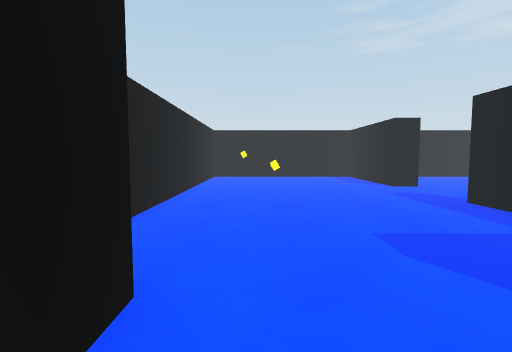
[1] (above)

16 first-person views from a walk through a Unity game level. The camera is 1.2 m above the floor, tilts 4° down and sees 85° across. The floor is counted in squares, 1 m on a side. Each view is taken from the middle of a square. On the plan, view 1 faces up. The plan holds only what a view shows up to about 13 squares ahead; the rest is blank. The place goes on beyond the plan. The player character is not drawn. Some animated figures are not drawn. Door leaves are left out, so doorways stand open.

[2]
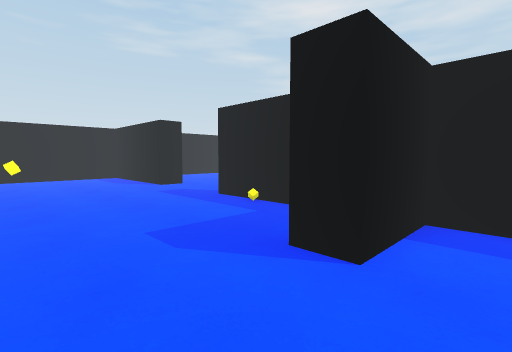

[3]
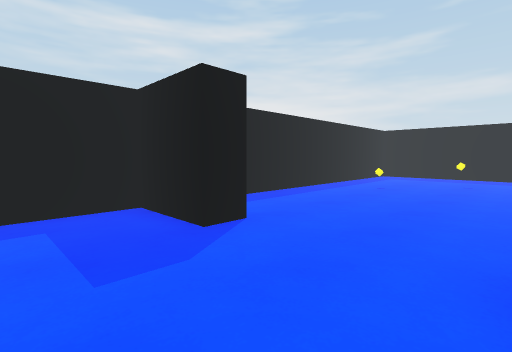

[4]
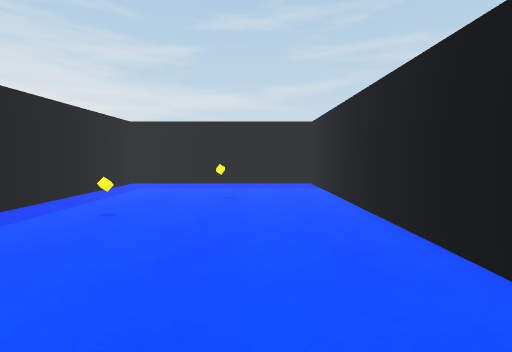

[5]
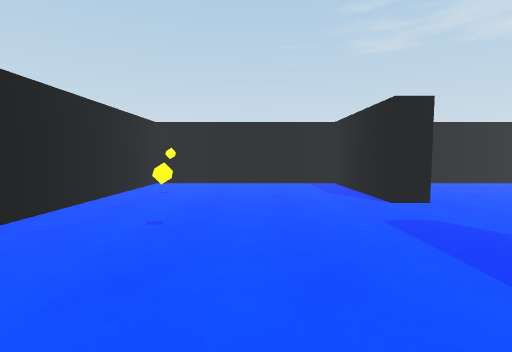

[6]
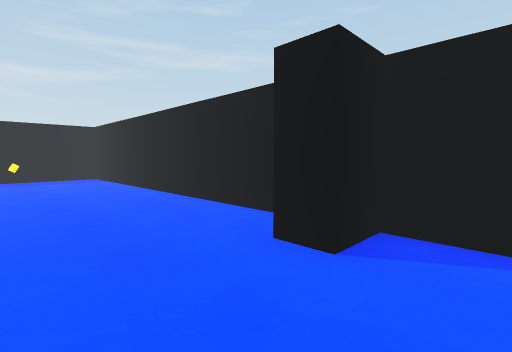

[7]
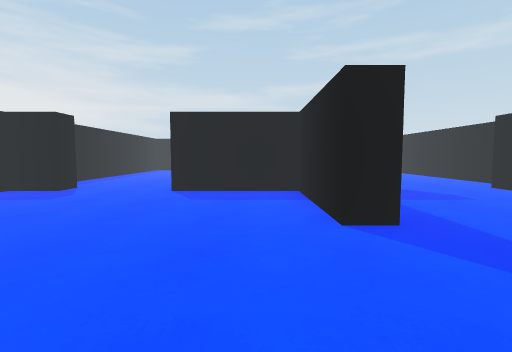

[8]
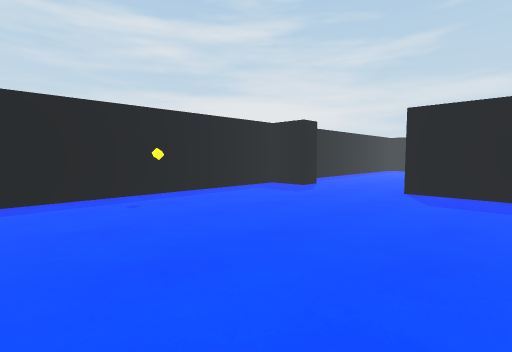

[9]
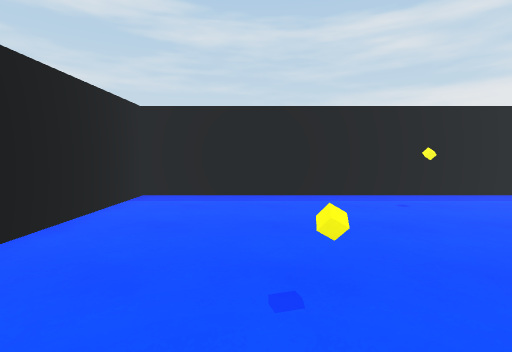

[10]
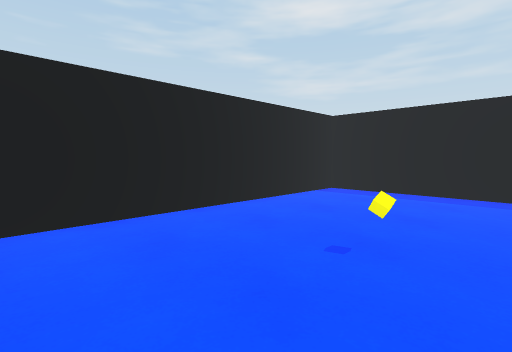

[11]
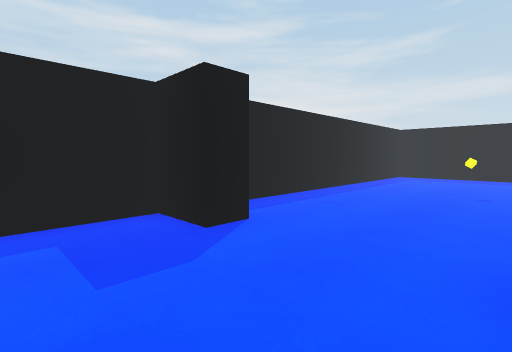

[12]
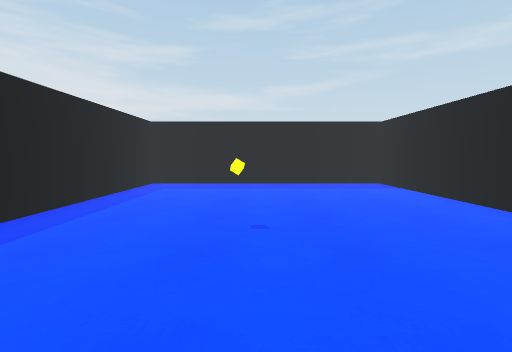

[13]
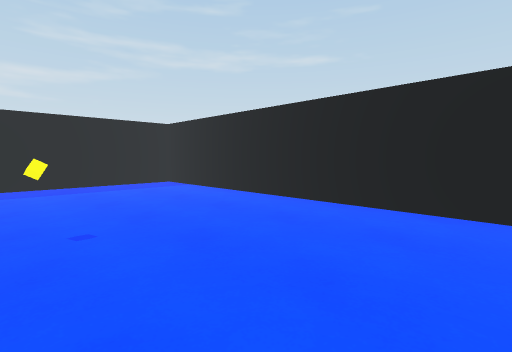

[14]
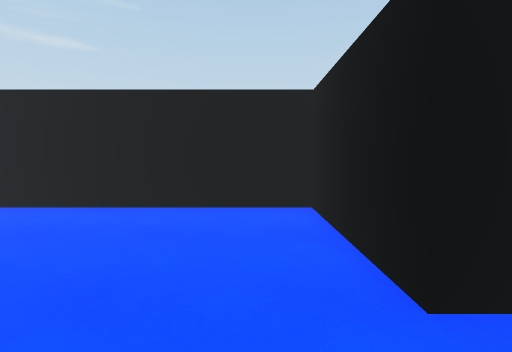

[15]
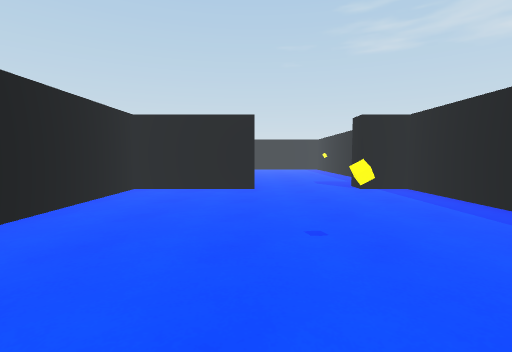

[16]
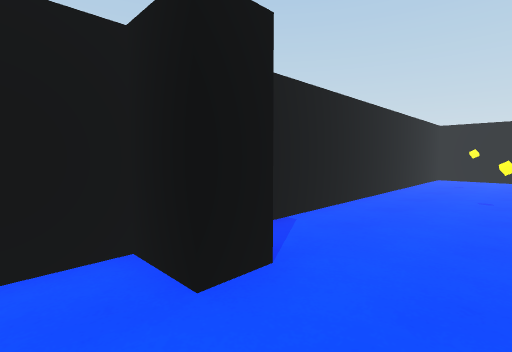

### Floor plan
Ten units are one square. View 1 is at (0, 0); x grows to the right and y downward. Boxes are objects, and circles mark ways between rooms. Rooms are numbered by the first view taken in them; rooms with no view inside come last. Other rooms are left out.
<svg viewBox="-30 -170 201 299">
<path fill="none" stroke="#000" d="M-10 -23 -10 -13 -25 -13 -25 124 55 124 55 -13 29 -13 29 -23M55 -112 55 -165 -25 -165 -25 -23 -10 -23M29 -23 55 -23 55 -72M65 -72 65 -23 110 -23M149 -23 166 -23 166 -165 71 -165M109 -20 109 -13 65 -13 65 124 166 124 166 -13 149 -13 149 -23"/>
<rect x="5" y="85" width="10" height="10" fill="#bbb"><title>other object</title></rect>
<rect x="25" y="55" width="10" height="10" fill="#bbb"><title>other object</title></rect>
<rect x="5" y="-85" width="10" height="10" fill="#bbb"><title>yellow cube</title></rect>
<rect x="45" y="-55" width="10" height="10" fill="#bbb"><title>other object</title></rect>
<rect x="95" y="-125" width="10" height="10" fill="#bbb"><title>yellow cube</title></rect>
<rect x="115" y="45" width="10" height="10" fill="#bbb"><title>yellow cube</title></rect>
<circle cx="10" cy="-20" r="3" fill="#2a7"/>
<circle cx="60" cy="-95" r="3" fill="#2a7"/>
<circle cx="130" cy="-20" r="3" fill="#2a7"/>
<text x="10" y="60">1</text>
<text x="10" y="-100">2</text>
<text x="110" y="-100">3</text>
<text x="120" y="60">4</text>
</svg>
Room 1 opens to room 2. Room 2 opens to room 3. Room 3 opens to room 4.

Where each view was taken, in squares from view 1:
view 1: 0 up, 0 right, facing up
view 2: 0 up, 0 right, facing up-right
view 3: 5 up, 1 left, facing down-right
view 4: 0 up, 0 right, facing down
view 5: 4 up, 2 right, facing up
view 6: 4 up, 2 right, facing down-left
view 7: 12 up, 8 right, facing down
view 8: 12 up, 8 right, facing down-right
view 9: 13 up, 8 right, facing right
view 10: 11 up, 7 right, facing up-right
view 11: 5 up, 11 right, facing down-right
view 12: 0 up, 12 right, facing down
view 13: 0 up, 13 right, facing down-left
view 14: 0 up, 13 right, facing left
view 15: 9 down, 11 right, facing up
view 16: 0 up, 1 right, facing up-left
